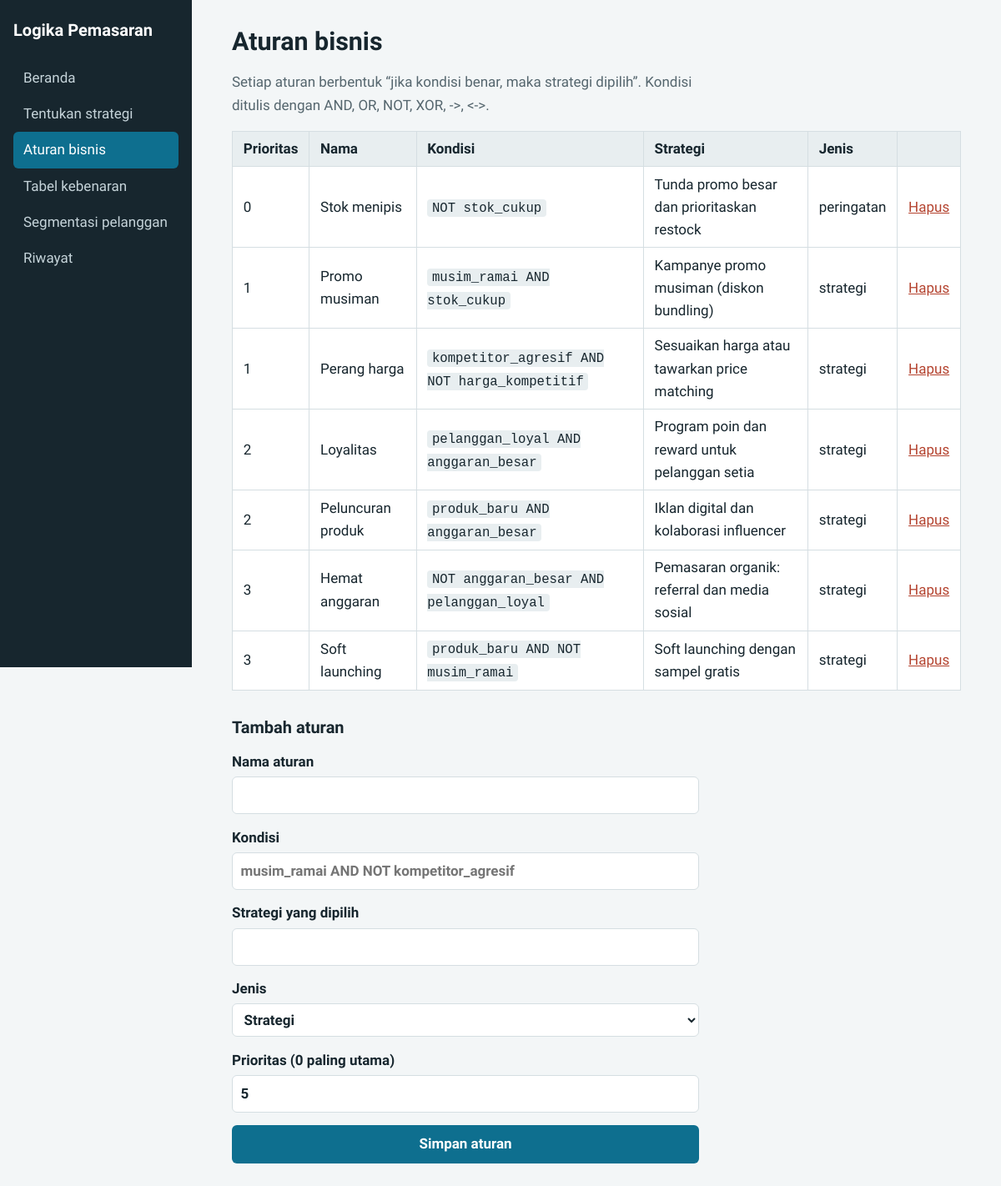
The page /aturan on the database its author committed.
### tables this page shows
CREATE TABLE rules (
                id INTEGER PRIMARY KEY AUTOINCREMENT,
                name TEXT NOT NULL, condition TEXT NOT NULL, strategy TEXT NOT NULL,
                kind TEXT NOT NULL DEFAULT 'strategi', priority INTEGER NOT NULL DEFAULT 5);

### app.py (the view, shortened to what this page needs)
@app.route("/aturan", methods=["GET", "POST"])
def aturan():
    return render_template("aturan.html", rules=db.get_rules())

### database.py (called while the page is built)
def connect():
    conn = sqlite3.connect(DB_PATH)
    conn.row_factory = sqlite3.Row
    return conn

def get_rules():
    with connect() as db:
        return [dict(r) for r in db.execute("SELECT * FROM rules ORDER BY priority, id")]

### templates/aturan.html (shortened to what this page needs)
{% extends "base.html" %}
{% block content %}
<h1>Aturan bisnis</h1>
<p class="lead">Setiap aturan berbentuk “jika kondisi benar, maka strategi dipilih”. Kondisi ditulis dengan AND, OR, NOT, XOR, -&gt;, &lt;-&gt;.</p>
<div class="scroll">
<table class="data">
  <thead><tr><th>Prioritas</th><th>Nama</th><th>Kondisi</th><th>Strategi</th><th>Jenis</th><th></th></tr></thead>
  <tbody>
  {% for r in rules %}
    <tr><td>{{ r.priority }}</td><td>{{ r.name }}</td><td><code>{{ r.condition }}</code></td><td>{{ r.strategy }}</td><td>{{ r.kind }}</td>
      <td><form method="post" action="{{ url_for('hapus_aturan', rule_id=r.id) }}"><button class="link" type="submit">Hapus</button></form></td></tr>
  {% endfor %}
  </tbody>
</table>
</div>
<h2>Tambah aturan</h2>
<form method="post" class="stack">
  <label>Nama aturan <input name="name" required></label>
  <label>Kondisi <input name="condition" placeholder="musim_ramai AND NOT kompetitor_agresif" required></label>
  <label>Strategi yang dipilih <input name="strategy" required></label>
  <label>Jenis <select name="kind"><option value="strategi">Strategi</option><option value="peringatan">Peringatan</option></select></label>
  <label>Prioritas (0 paling utama) <input name="priority" type="number" min="0" max="9" value="5"></label>
  <button class="btn" type="submit">Simpan aturan</button>
</form>
{% endblock %}

### templates/base.html (shortened to what this page needs)
<!doctype html>
<html lang="id">
<head>
  <link rel="stylesheet" href="{{ url_for('static', filename='css/style.css') }}">
</head>
<body>
  <aside class="side">
    <a class="brand" href="{{ url_for('index') }}">Logika Pemasaran</a>
    <nav>
      {% for ep, text in [('index','Beranda'),('strategi','Tentukan strategi'),('aturan','Aturan bisnis'),('tabel_kebenaran','Tabel kebenaran'),('segmentasi','Segmentasi pelanggan'),('riwayat','Riwayat')] %}
        <a href="{{ url_for(ep) }}" {% if request.endpoint == ep %}aria-current="page"{% endif %}>{{ text }}</a>
      {% endfor %}
    </nav>
  </aside>
  <main>
    {% block content %}{% endblock %}
  </main>
</body>
</html>

### static/css/style.css (style rules this page uses)
:root { --bg:#F3F6F7;--panel:#fff;--ink:#17262E;--muted:#55666E;--line:#D5DEE2;--accent:#0E6F8F; --true:#2F7D57;--false:#B4432F;--warn:#8A5A00;--warnbg:#FFF4DC }
* { box-sizing:border-box }
body { margin:0;display:grid;grid-template-columns:230px 1fr;min-height:100vh;background:var(--bg);color:var(--ink); font:17px/1.6 "Source Sans 3",system-ui,sans-serif }
h1,h2,.brand { font-family:"Bricolage Grotesque",system-ui,sans-serif;line-height:1.2 }
h1 { font-size:1.9rem;max-width:30ch;margin:0 0 .5rem }
h2 { font-size:1.25rem;margin:2rem 0 .5rem }
.side { background:var(--ink);padding:1.5rem 1rem;position:sticky;top:0;height:100vh }
.brand { color:#fff;text-decoration:none;font-size:1.25rem;font-weight:700;display:block;margin-bottom:1.5rem }
.side nav a { display:block;color:#C5D3D9;text-decoration:none;padding:.5rem .75rem;border-radius:6px }
.side nav a[aria-current] { background:var(--accent);color:#fff }
main { padding:2rem clamp(1rem,4vw,3rem);max-width:980px }
.lead { color:var(--muted);max-width:60ch }
a { color:var(--accent) }
.btn { display:inline-block;background:var(--accent);color:#fff;border:0;border-radius:6px;padding:.6rem 1.1rem; font:inherit;font-weight:600;text-decoration:none;cursor:pointer }
.link { background:none;border:0;color:var(--false);cursor:pointer;font:inherit;padding:0;text-decoration:underline }
.stack { display:grid;gap:.9rem;max-width:560px;margin:1rem 0 }
label { display:grid;gap:.25rem;font-weight:600 }
input,select,textarea { font:inherit;padding:.5rem .6rem;border:1px solid var(--line);border-radius:6px;background:var(--panel);color:var(--ink) }
.scroll { overflow-x:auto }
table { border-collapse:collapse;background:var(--panel) }
th,td { border:1px solid var(--line);padding:.45rem .8rem;text-align:left }
th { background:#E8EEF0 }
code { background:#E8EEF0;padding:.1rem .35rem;border-radius:4px;font-size:.92em }

### rows shown on the page
rules: priority "0", name "Stok menipis", condition "NOT stok_cukup", strategy "Tunda promo besar dan prioritaskan restock", kind "peringatan"
rules: priority "1", name "Promo musiman", condition "musim_ramai AND stok_cukup", strategy "Kampanye promo musiman (diskon bundling)", kind "strategi"
rules: priority "1", name "Perang harga", condition "kompetitor_agresif AND NOT harga_kompetitif", strategy "Sesuaikan harga atau tawarkan price matching", kind "strategi"
rules: priority "2", name "Loyalitas", condition "pelanggan_loyal AND anggaran_besar", strategy "Program poin dan reward untuk pelanggan setia", kind "strategi"
rules: priority "2", name "Peluncuran produk", condition "produk_baru AND anggaran_besar", strategy "Iklan digital dan kolaborasi influencer", kind "strategi"
rules: priority "3", name "Hemat anggaran", condition "NOT anggaran_besar AND pelanggan_loyal", strategy "Pemasaran organik: referral dan media sosial", kind "strategi"
rules: priority "3", name "Soft launching", condition "produk_baru AND NOT musim_ramai", strategy "Soft launching dengan sampel gratis", kind "strategi"

### other values the page prints
{{ text }} "Beranda" "Tentukan strategi" "Aturan bisnis" "Tabel kebenaran" "Segmentasi pelanggan" "Riwayat"
